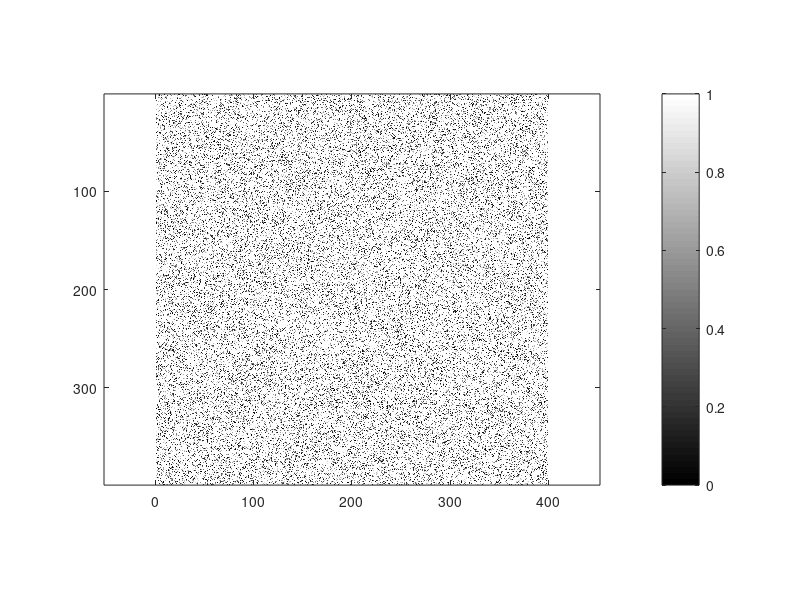
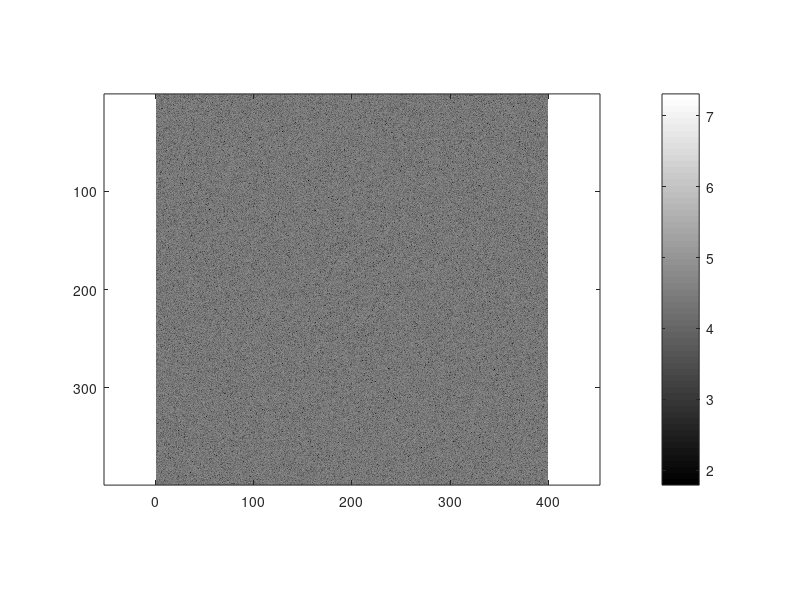
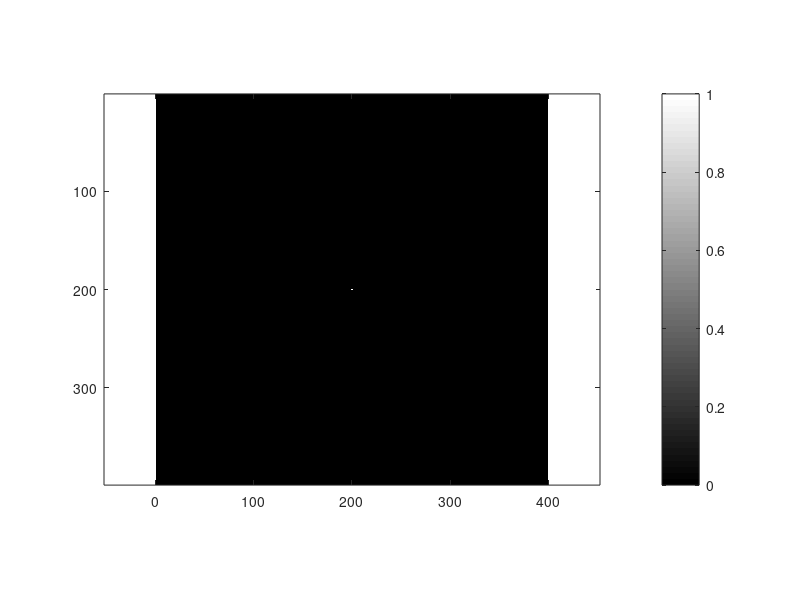
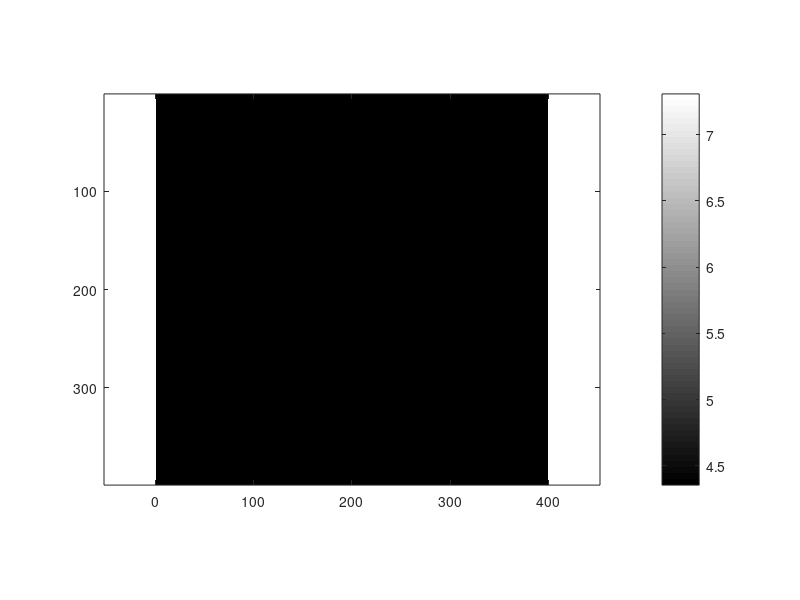

Source code (MATLAB) for these figures, in order: (Note: this script raises an error after producing the figures.)
x = randi([0, 255], 399, 399);
figure(1); clf
image(x); axis equal; colormap gray; colorbar

X = fft2(x);
Xs = fftshift(X);
figure(2); clf
imagesc(log10(abs(Xs))); axis equal; colormap gray; colorbar

[rows, cols] = size(x);
max_size = max(rows, cols);
rnorm = rows/max_size; cnorm = cols/max_size;
[v, u] = meshgrid(linspace(-cnorm, cnorm, cols),...
    linspace(-rnorm, rnorm, rows)) ;
filter = sqrt(u.^2+v.^2)<0.006;
figure(3); clf
imagesc(filter); axis equal; colormap gray; colorbar

Xsfiltered = Xs.*filter;
figure(4); clf
imagesc(log10(abs(Xsfiltered))); axis equal; colormap gray; colorbar

Xfiltered = ifftshift(Xsfiltered);
xfiltered = ifft2(Xfiltered);
figure(5); clf
imagesc(xfiltered, [0, 255]); axis equal; colormap gray; colorbar

figure(6); clf
imagesc(xfiltered); axis equal; colormap gray; colorbar

figure(7); clf
surfc(xfiltered); colormap gray; shading interp; colorbar